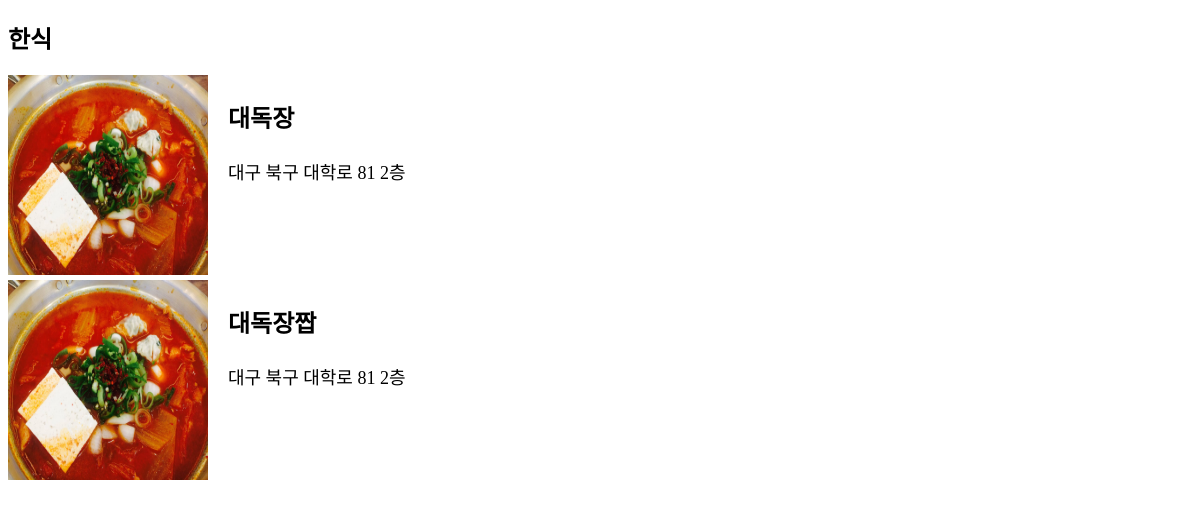
/category/한식/, run on an earlier commit of the app's database.
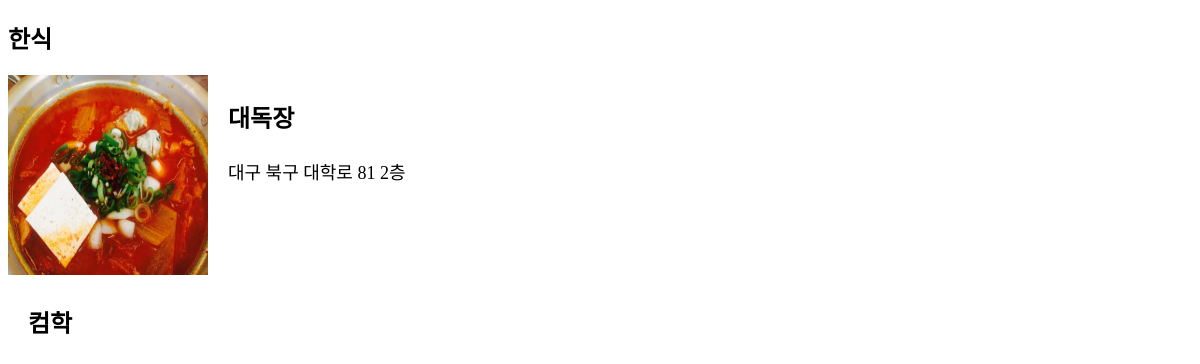
And on a later commit of the database.
### app1/models.py (models this page shows, shortened)
class Shop(models.Model):
    name=models.CharField(max_length=225)
    adress=models.CharField(max_length=225)
    phone_number=models.CharField(max_length=225)
    open_time=models.TimeField()
    close_time=models.TimeField()
    category=models.CharField(max_length=225)
    description=models.TextField()
    photo=models.ImageField(upload_to='images/')
    owner=models.ForeignKey(User, on_delete=models.CASCADE, null=True)
    likes =models.ManyToManyField(
        User, # User 모델과 Shop 모델을 M : N 관계로 두겠다.
        through='Like', # Like라는 중개 모델을 통해 M : N 관계를 맺는다.
        through_fields=('shop', 'user'), # Like에 shop 속성, user 속성을 추가하겠다.
        related_name='likes' # 1 : N  관계에서 market과 연결된 comment를 가져올 때 comment_set으로 가져왔는데,
        )

### app1/views.py (the view)
# urls.py: path('category/<str:category_name>/',app1.views.category, name="category"),
def category(request,category_name):
    shops=Shop.objects.filter(category=category_name) #category_name이 일치하는 식당만 선택
    return render(request, 'category.html',{'shops':shops,'category_name':category_name})

### app1/templates/category.html (shortened to what this page needs)
<!DOCTYPE html>
<html lang="en">
<head>
</head>
<body>
    <h2>{{category_name}}</h2>
    {% for shop in shops %}
    <div class='restaurant'><a href="{% url 'restaurant' shop.id %}">
        {% if shop.photo %}
            <img src="{{shop.photo.url}}">
        {% endif %}
        <div class="card">
            <p class="card-title">{{shop.name}}</p>
            {{shop.adress}}</a>
        </div>
    {% endfor %}
</body>
</html>

What changed in the data, as far as the page shows it:
removed Shop: photo (picture), name "대독장짭", adress "대구 북구 대학로 81 2층"
added Shop: name "컴학"
